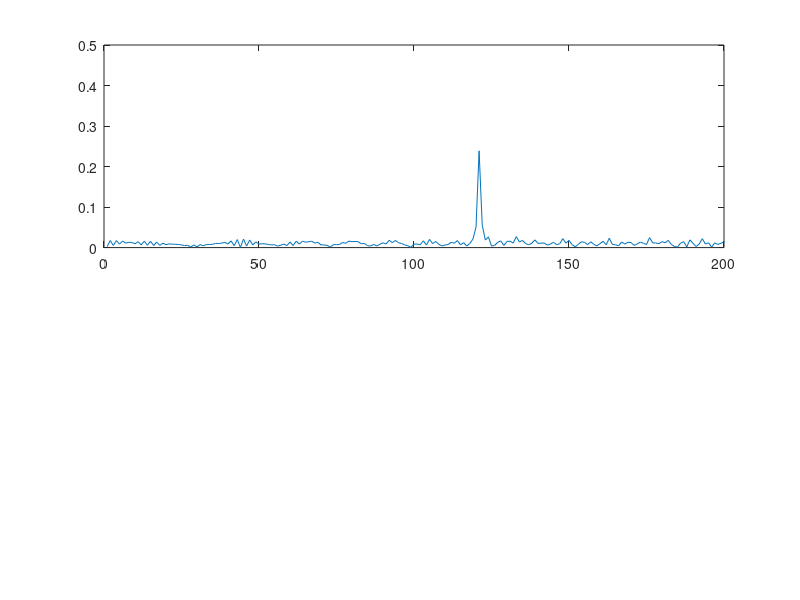
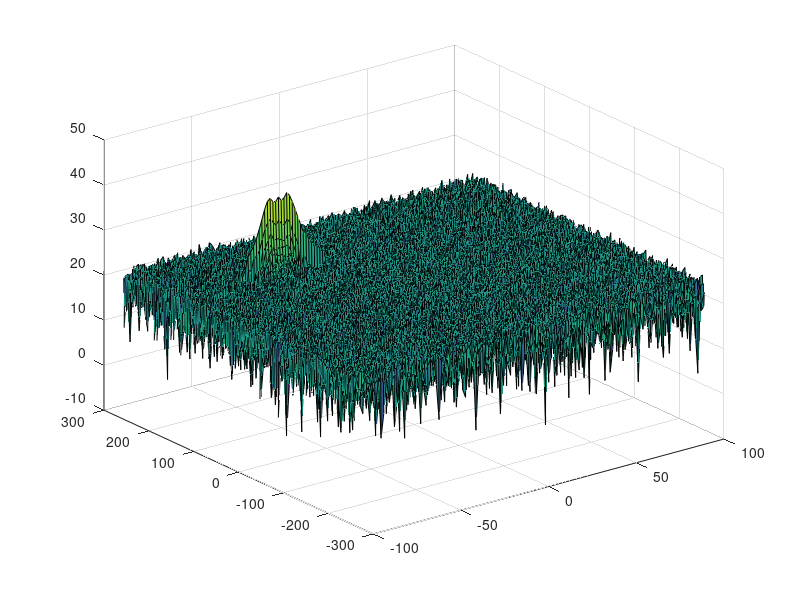
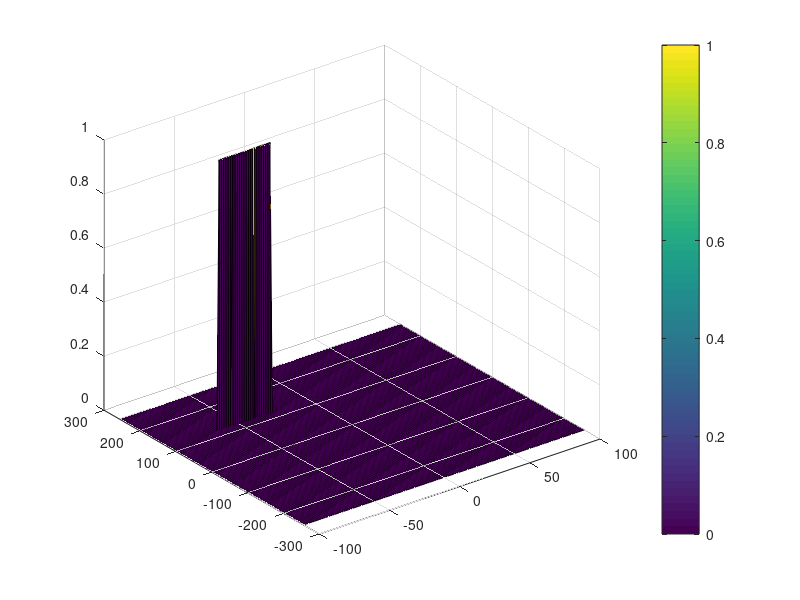

Write the MATLAB code that produced these figures, in order.
clear all
clc;

%% Radar Specifications 
%%%%%%%%%%%%%%%%%%%%%%%%%%%
% Frequency of operation = 77GHz
% Max Range = 200m
% Range Resolution = 1 m
% Max Velocity = 100 m/s
%%%%%%%%%%%%%%%%%%%%%%%%%%%

%speed of light = 3e8
%% User Defined Range and Velocity of target
% *%TODO* :
% define the target's initial position and velocity. Note : Velocity
% remains contant
range_i = 120; %m max 200
vel_i = -50; %m/s (-70, 70)


%% FMCW Waveform Generation

% *%TODO* :
%Design the FMCW waveform by giving the specs of each of its parameters.
% Calculate the Bandwidth (B), Chirp Time (Tchirp) and Slope (slope) of the FMCW
% chirp using the requirements above.

%Operating carrier frequency of Radar 
fc= 77e9;             %carrier freq
c = 3e8; %m/s speed of light
rangeResolution = 1; %m
vel_max = 70; %m/s
range_max = 200; %m

Bsweep = c/(2*rangeResolution); %Bsweep
Tchirp = 5.5*2*range_max/c; %sec 5.5 is used (should be at least between 5 and 6
Slope = Bsweep/Tchirp; 


                                                          
%The number of chirps in one sequence. Its ideal to have 2^ value for the ease of running the FFT
%for Doppler Estimation. 
Nd=128;                   % #of doppler cells OR #of sent periods % number of chirps

%The number of samples on each chirp. 
Nr=1024;                  %for length of time OR # of range cells

% Timestamp for running the displacement scenario for every sample on each
% chirp
t=linspace(0,Nd*Tchirp,Nr*Nd); %total time for samples


%Creating the vectors for Tx, Rx and Mix based on the total samples input.
Tx=zeros(1,length(t)); %transmitted signal
Rx=zeros(1,length(t)); %received signal
Mix = zeros(1,length(t)); %beat signal

%Similar vectors for range_covered and time delay.
r_t=zeros(1,length(t));
td=zeros(1,length(t));


%% Signal generation and Moving Target simulation
% Running the radar scenario over the time. 

for i=1:length(t)         
    
    
    % *%TODO* :
    %For each time stamp update the Range of the Target for constant velocity. 
    r_t(i) = range_i + vel_i*t(i); %range of the target
    td(i) = r_t(i)*2/c; %time delay
    % *%TODO* :
    %For each time sample we need update the transmitted and
    %received signal. 
    Tx(i) = cos(2*pi*(fc*t(i) + Slope*t(i)^2/2));
    Rx (i)  = cos(2*pi*(fc*(t(i) - td(i)) + Slope*(t(i) - td(i))^2/2));
    
    % *%TODO* :
    %Now by mixing the Transmit and Receive generate the beat signal
    %This is done by element wise matrix multiplication of Transmit and
    %Receiver Signal
    Mix(i) = Tx(i)*Rx(i);
    
end

%% RANGE MEASUREMENT


 % *%TODO* :
%reshape the vector into Nr*Nd array. Nr and Nd here would also define the size of
%Range and Doppler FFT respectively.
beat_f = reshape(Mix, [Nr, Nd]);

 % *%TODO* :
%run the FFT on the beat signal along the range bins dimension (Nr) and
%normalize.
beat_fft = fft(beat_f, Nr);
beat_fft = beat_fft./Nr;

 % *%TODO* :
% Take the absolute value of FFT output
beat_abs = abs(beat_fft);

 % *%TODO* :
% Output of FFT is double sided signal, but we are interested in only one side of the spectrum.
% Hence we throw out half of the samples.
beat_final = beat_abs(1:Nr/2);

%plotting the range
figure ('Name','Range from First FFT')
subplot(2,1,1)

 % *%TODO* :
 % plot FFT output 
plot(beat_final); 
axis ([0 200 0 0.5]);



%% RANGE DOPPLER RESPONSE
% The 2D FFT implementation is already provided here. This will run a 2DFFT
% on the mixed signal (beat signal) output and generate a range doppler
% map.You will implement CFAR on the generated RDM


% Range Doppler Map Generation.

% The output of the 2D FFT is an image that has reponse in the range and
% doppler FFT bins. So, it is important to convert the axis from bin sizes
% to range and doppler based on their Max values.

Mix=reshape(Mix,[Nr,Nd]);

% 2D FFT using the FFT size for both dimensions.
sig_fft2 = fft2(Mix,Nr,Nd);

% Taking just one side of signal from Range dimension.
sig_fft2 = sig_fft2(1:Nr/2,1:Nd);
sig_fft2 = fftshift (sig_fft2);
RDM = abs(sig_fft2);
RDM = 10*log10(RDM) ;

%use the surf function to plot the output of 2DFFT and to show axis in both
%dimensions
doppler_axis = linspace(-100,100,Nd);
range_axis = linspace(-200,200,Nr/2)*((Nr/2)/400);
figure,surf(doppler_axis,range_axis,RDM);

%% CFAR implementation

%Slide Window through the complete Range Doppler Map

% *%TODO* :
%Select the number of Training Cells in both the dimensions.
Td = 2; %Doppler training cell dim
Tr = 20; %Range training cell dim

% *%TODO* :
%Select the number of Guard Cells in both dimensions around the Cell under 
%test (CUT) for accurate estimation
Gd = 2; %Doppler guard cell dim
Gr = 5; %Range guard cell dim

N_Train = (2*Tr+2*Gr+1)*(2*Td+2*Gd+1) - (2*Gr+1)*(2*Gd+1);
N_Guard = (2*Gr+1)*(2*Gd+1);

% *%TODO* :
% offset the threshold by SNR value in dB
snr_offset = 6;

% *%TODO* :
%Create a vector to store noise_level for each iteration on training cells
noise_level = zeros(1,1);


% *%TODO* :
%design a loop such that it slides the CUT across range doppler map by
%giving margins at the edges for Training and Guard Cells.
%For every iteration sum the signal level within all the training
%cells. To sum convert the value from logarithmic to linear using db2pow
%function. Average the summed values for all of the training
%cells used. After averaging convert it back to logarithimic using pow2db.
%Further add the offset to it to determine the threshold. Next, compare the
%signal under CUT with this threshold. If the CUT level > threshold assign
%it a value of 1, else equate it to 0.

RDM_filtered = zeros(size(RDM));
   % Use RDM[x,y] as the matrix from the output of 2D FFT for implementing
   % CFAR
for i = Tr+Gr+1:(Nr/2)-(Gr+Tr)
    for j = Td+Gd+1:Nd-(Gd+Td)
        train_cell = RDM(i - Gr - Tr : i + Gr + Tr, j - Gd - Td : j + Gd + Td);
        train_cell = db2pow(train_cell);
        train_cell(i - Gr : i + Gr, j - Gd : j + Gd) = 0;
        train_avg = sum(sum(train_cell)) / N_Train; %average
        train_avg = pow2db(train_avg);
        threshold = train_avg + snr_offset;
        if (RDM(i,j) > threshold)
            RDM_filtered(i,j) = 1;
        end
    end
end




% *%TODO* :
% The process above will generate a thresholded block, which is smaller 
%than the Range Doppler Map as the CUT cannot be located at the edges of
%matrix. Hence,few cells will not be thresholded. To keep the map size same
% set those values to 0. 
 








% *%TODO* :
%display the CFAR output using the Surf function like we did for Range
%Doppler Response output.
figure,surf(doppler_axis,range_axis,RDM_filtered);
colorbar;


 
 